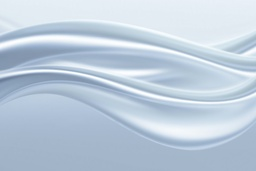
#> input picture Image_Segmentation-main/B.jpg, 256 x 171 px, shrunk from 1800 x 1200 before the run
$ python huidufenge.py
#> lines starting #> are read from the running program, lines starting #| are printed output that depends on the picture
#> the answer given: B.jpg
import cv2 as cv
import numpy as np
import time


class Node(object):
    def __init__(self, id, value):
        self.id = id
        # 表示这个顶点从0开始的编号，y*width+x
        self.value = value
        # 表示这个结点的RGB
        self.root = self.id
        # 表示这个顶点的根节点
        self.size = 1

        self.max_weight = 0


class Edge(object):
    def __init__(self, node1, node2, weight):
        self.node1 = node1
        self.node2 = node2
        self.weight = weight
        # 通过点点权创建一条边


class Graph(object):
    def __init__(self, image_path, neighborhood_8=True, min_size=200):
#> called with image_path = 'B.jpg', neighborhood_8 = True, min_size = 200
        self.image = cv.imread(image_path)
#> self.image is the input picture: shape (171, 256, 3); mean B, G, R 220.2, 204.7, 189.2
        self.image_height = int(self.image.shape[0])
#> self.image_height = 171
        self.image_width = int(self.image.shape[1])
#> self.image_width = 256
        self.merge_constant = (self.image_width * self.image_height) / 1e2  # 内部差的一个参数，就是第二个数上面的分子
#> self.merge_constant = 437.8

        self.neighborhood_8 = neighborhood_8
        self.min_size = min_size

        self.nodes = self.create_nodes()
        self.edges = self.create_edges()

        self._label_image = None
        self._label_no = None
        self._segmented_image = None

    def create_nodes(self):
        nodes = []
        for y in range(self.image_height):
            for x in range(self.image_width):
                nodes.append(Node(y * self.image_width + x, self.image[y, x]))
#> this loop made 171 passes
        return nodes

    # weight 接下来求的是两条边的权值
    def diff(self, node1, node2):
        value1 = self.nodes[node1].value
        value2 = self.nodes[node2].value
        result = np.sqrt(np.sum((value1 - value2) ** 2))  # 因为他有rgb三个类型值，所以求的是开方平均值
        return result

    def create_edges(self):
        edges = []
        for y in range(self.image_height):
            for x in range(self.image_width):
                node1 = y * self.image_width + x
                if x > 0:
                    node2 = y * self.image_width + (x - 1)
                    weight = self.diff(node1, node2)
                    edges.append(Edge(node1, node2, weight))
                if y > 0:
                    node2 = (y - 1) * self.image_width + x
                    weight = self.diff(node1, node2)
                    edges.append(Edge(node1, node2, weight))
                if self.neighborhood_8:
                    if x > 0 and y > 0:
                        node2 = (y - 1) * self.image_width + (x - 1)
                        weight = self.diff(node1, node2)
                        edges.append(Edge(node1, node2, weight))
                    if x > 0 and y < self.image_height - 1:
                        node2 = (y + 1) * self.image_width + (x - 1)
                        weight = self.diff(node1, node2)
                        edges.append(Edge(node1, node2, weight))
        result = sorted(edges, key=lambda edge: edge.weight)
        return result

    # 内部差函数
    def threshold(self, root1, root2):
        threshold1 = self.nodes[root1].max_weight + self.merge_constant / self.nodes[root1].size
        threshold2 = self.nodes[root2].max_weight + self.merge_constant / self.nodes[root2].size
        result = max(threshold1, threshold2, 5)
        return result

    def find_root(self, node):
        root = node
        while root != self.nodes[root].root:
            root = self.nodes[root].root
        return root

    def segment_graph(self):
        for edge in self.edges:
            root1 = self.find_root(edge.node1)
            root2 = self.find_root(edge.node2)
            if root1 != root2:
                if edge.weight < self.threshold(root1, root2):  # 为什么是小于最大值，不是大于最小值
                    self.merge(root1, root2)
        return

    def merge_small_components(self):
        for edge in self.edges:
            root1 = self.find_root(edge.node1)
            root2 = self.find_root(edge.node2)
            if root1 != root2:
                if self.nodes[root1].size < self.min_size or self.nodes[root2].size < self.min_size:
                    self.merge(root1, root2)
        return

    def merge(self, root1, root2, weight=None):
        if root1 < root2:
            self.nodes[root2].root = root1
            self.nodes[root1].size = self.nodes[root1].size + self.nodes[root2].size
            if weight is not None and self.nodes[root1].max_weight < weight:
                self.nodes[root1].max_weight = weight

        if root1 > root2:
            self.nodes[root1].root = root2
            self.nodes[root2].size = self.nodes[root1].size + self.nodes[root2].size
            if weight is not None and self.nodes[root2].max_weight < weight:
                self.nodes[root2].max_weight = weight

    def generate_label_image(self):
        root_dict = dict()
        next_label = 0
        self.segment_graph()
        # self.merge_small_components()
        _label_image = np.zeros(shape=self.image.shape[:2], dtype=np.uint8)  # dtype=np.uint8的目的是输出图象
        for y in range(self.image_height):
            for x in range(self.image_width):
                index = y * self.image_width + x
                root = self.find_root(index)
                if root not in root_dict:
                    root_dict[root] = next_label
                    _label_image[y, x] = next_label
                    next_label += 1
                else:
                    the_label = root_dict[root]
                    _label_image[y, x] = the_label
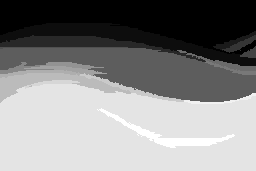
#> _label_image: shape (171, 256); min 0, max 19, mean 10.06; drawn with min black and max white
        self._label_image = _label_image
        self._label_no = next_label
        return self._label_image, self._label_no

    def random_color(self,i):
        #color_table=[(0,0,0),(128,138,135),(252,230,202),(255, 0, 0), (255, 255, 0),(0, 255, 0), (0, 0, 255), (255, 215, 0), (138, 43, 226),(0, 155, 155),(155, 155, 0)]
        color_table=[(255,192,203),(128,0,128),(106,90,205),(0,0,255),(135,206,235),(0,128,0),(189,183,107),(255,215,0),(255,0,0),(0,0,0),
                    (123,104,238),(65,105,225),(0,100,0),(255,255,0),]
        result = color_table[i % 10]
        return result


    def generate_segmented_image(self):
        _label_image, _label_no = self.generate_label_image()
        color_list = [self.random_color(i) for i in range(_label_no)]
        _segmented_image = np.zeros(shape=self.image.shape, dtype=np.uint8)
        for y in range(self.image_height):
            for x in range(self.image_width):
                _label = _label_image[y, x]
                color = color_list[_label]
                _segmented_image[y, x] = color
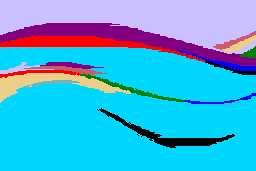
#> _segmented_image: shape (171, 256, 3); mean of channels 0, 1, 2 220.7, 176.3, 69.7; drawn as B, G, R
        self._segmented_image = _segmented_image
        return self._segmented_image

    @property
    def label_image(self):
        if self._label_image is not None:
            return self._label_image
        _label_image, _label_no = self.generate_label_image()
        return _label_image

    @property
    def label_no(self):
        if self._label_no is not None:
           return self._label_no
        _label_image, _label_no = self.generate_label_image()
        return _label_no

    @property
    def segmented_image(self):
        if self._segmented_image is not None:
           return self._segmented_image
        _segmented_image = self.generate_segmented_image()
        return _segmented_image


def show_image(image, win_name='input image'):
    cv.namedWindow(win_name, cv.WINDOW_NORMAL)
    cv.imshow(win_name, image)
    cv.waitKey(0)
    cv.destroyAllWindows()
    return


if __name__ == '__main__':
    # image_path = r'D:\\task\\5.png'
    start = time.perf_counter()
    image_path = str(input('请输入：'))
    g = Graph(image_path=image_path)
    show_image(g.segmented_image)
    end = time.perf_counter()
    print('Running time: %s Seconds' % (end - start))
